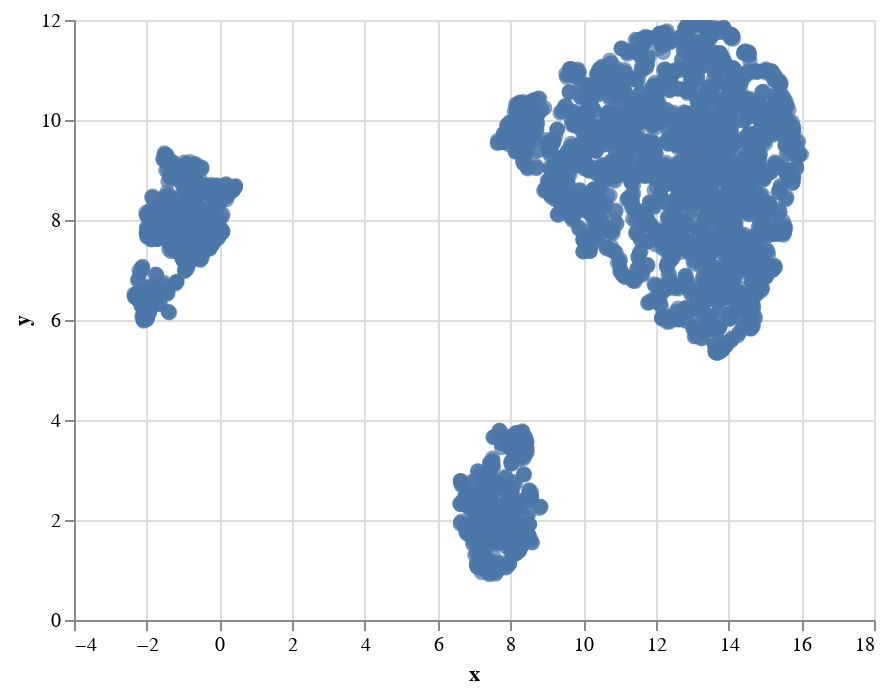

Notebook code cell kept with this figure:
### Code cell
alt.Chart(vis_data).mark_circle(size=60).encode(
    x='x',
    y='y',
    tooltip=['EmployeeID', 'Department']
).interactive()

### Figure 1 — Vega-Lite specification as saved in the notebook (floating-point values rounded to 4 significant figures; data arrays with more than 128 entries replaced by an {"elided": "..."} marker saying what was removed)
{"config": {"view": {"continuousWidth": 400, "continuousHeight": 300}}, "data": {"name": "data-dce5421313d7963f5aaad30fb5e11048"}, "mark": {"type": "circle", "size": 60}, "encoding": {"tooltip": [{"field": "EmployeeID", "type": "quantitative"}, {"field": "Department", "type": "nominal"}], "x": {"field": "x", "type": "quantitative"}, "y": {"field": "y", "type": "quantitative"}}, "selection": {"selector001": {"type": "interval", "bind": "scales", "encodings": ["x", "y"]}}, "$schema": "https://vega.github.io/schema/vega-lite/v4.17.0.json", "datasets": {"data-dce5421313d7963f5aaad30fb5e11048": {"elided": "4300 records"}}}
